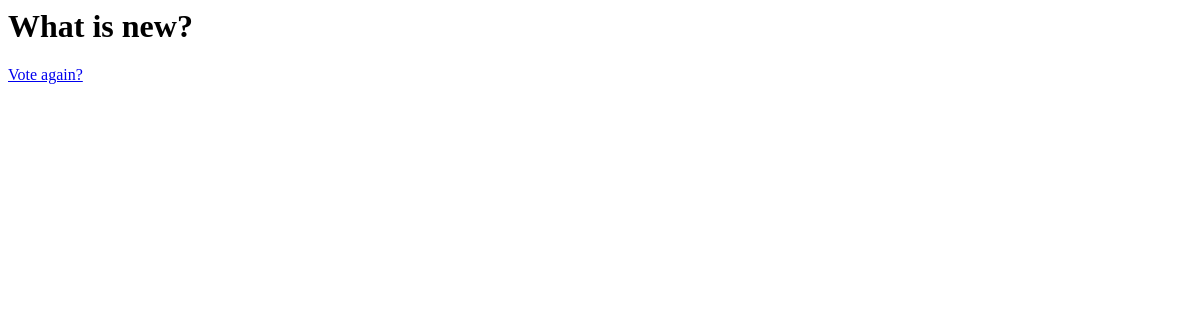
The app's page /polls/1/results/, older data.
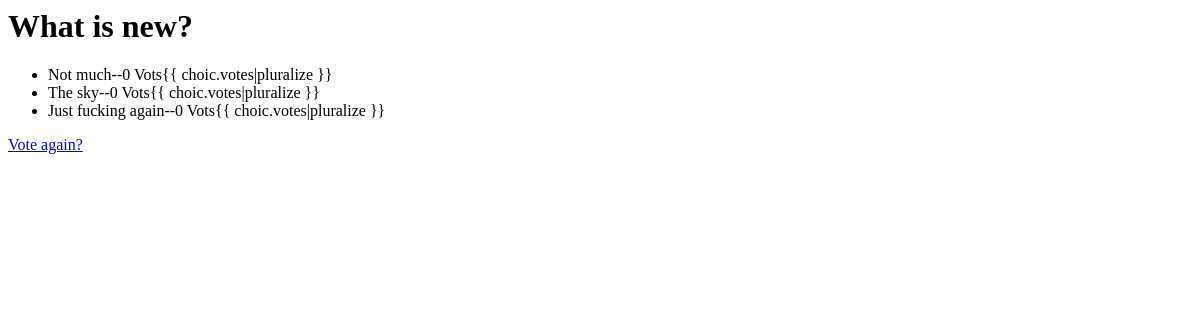
The same page, newer data.
### polls/models.py (models this page shows, shortened)
class Question(models.Model):
    question_text = models.CharField(max_length=200)
    pub_date = models.DateTimeField('date published')

class Choice(models.Model):
    question = models.ForeignKey(Question, on_delete=models.CASCADE)
    choice_text = models.CharField(max_length=200)
    votes = models.IntegerField(default=0)

### polls/views.py (the view)
# urls.py: url(r'^(?P<question_id>[0-9]+)/results/$', views.results, name='results'),
def results(request, question_id):
	question=get_object_or_404(Question,pk=question_id)
	return render(request,'polls/results.html',{'question':question})

### polls/templates/polls/results.html
<h1>{{ question.question_text }}</h1>
<ul>
{% for choice in question.choice_set.all %}
	<li>{{choice.choice_text}}--{{choice.votes}} Vots{{
	choic.votes|pluralize
	}}</li>
	{% endfor %}
	</ul>
	<a href="{% url 'polls:detail' question.id %}">Vote again?</a>

Row changes from the older to the newer data that the page shows:
added Choice: choice_text "Not much", votes "0"
added Choice: choice_text "The sky", votes "0"
added Choice: choice_text "Just fucking again", votes "0"
